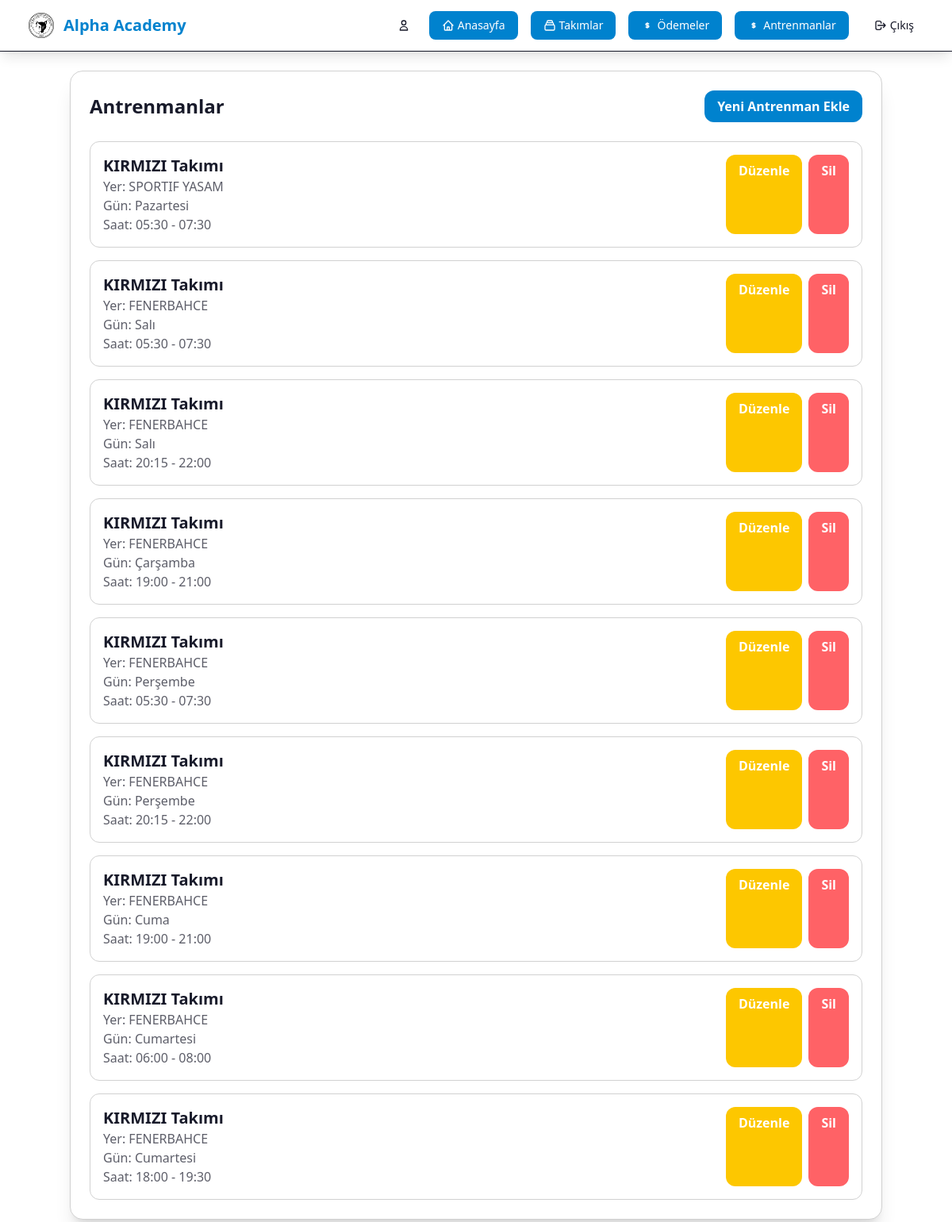
The app's page /teams/trainings/ (signed in) with its own data.
### team/models.py (models this page shows, shortened)
class Training (models.Model):
    LOCATIONS = [
            ('TOBB', 'TOBB'),
            ('AYTEN SABAN', 'AYTEN SABAN'),
            ('SPORTIF YASAM', 'SPORTIF YASAM'),
            ('FENERBAHCE', 'FENERBAHCE'),
            ('Diğer', 'Diğer'),]
    DAYS_OF_WEEK = [
            (1, 'Pazartesi'),
            (2, 'Salı'),
            (3, 'Çarşamba'),
            (4, 'Perşembe'),
            (5, 'Cuma'),
            (6, 'Cumartesi'),
            (7, 'Pazar'),
        ]
    """
    Model for team training sessions
    """
    team = models.ForeignKey(Team, on_delete=models.CASCADE, related_name='trainings', verbose_name='Takım')
    day_of_week = models.IntegerField(verbose_name='Gün', choices=DAYS_OF_WEEK)  # 0=Monday, 6=Sunday
    time = models.TimeField(verbose_name='Saat')
    end_time = models.TimeField(verbose_name='Bitiş Saati', blank=True, null=True)
    location = models.CharField(max_length=200, verbose_name='Lokasyon',
                                choices=LOCATIONS)
    trainer = models.ForeignKey(settings.AUTH_USER_MODEL, on_delete=models.SET_NULL, null=True, blank=True, related_name='trainings', verbose_name='Antrenör')
    notes = models.TextField(blank=True, null=True, verbose_name='Notlar')
    created_at = models.DateTimeField(auto_now_add=True)
    updated_at = models.DateTimeField(auto_now=True)
    class Meta:
        verbose_name = 'Antrenman'
        verbose_name_plural = 'Antrenmanlar'
        ordering = ['-day_of_week', 'time']

class Team(models.Model):
    name = models.CharField(max_length=100, verbose_name='Takım Adı')
    description = models.TextField(blank=True, null=True, verbose_name='Açıklama')
    logo = models.ImageField(upload_to='team_logos/', blank=True, null=True, verbose_name='Logo')
    founded_date = models.DateField(blank=True, null=True, verbose_name='Kuruluş Tarihi')
    created_at = models.DateTimeField(auto_now_add=True)
    updated_at = models.DateTimeField(auto_now=True)
    class Meta:
        verbose_name = 'Takım'
        verbose_name_plural = 'Takımlar'
        ordering = ['name']

### team/views.py (the view)
# urls.py: path("trainings/", TrainingListAPIView.as_view(), name="training_list"),
@login_required
@staff_member_required
def training_list(request):
    trainings = Training.objects.select_related('team').order_by('day_of_week', 'time')
    context = {
        'trainings': trainings,
        'title': 'Antrenmanlar'
    }
    return render(request, 'team/training_list.html', context)

### team/templates/team/training_list.html (shortened to what this page needs)
{% extends "user/base.html" %}
{% load static %}
{% block content %}
    <div class="max-w-5xl mx-auto bg-base-100 rounded-2xl shadow-xl p-6 border border-base-300">
        <div class="flex items-center justify-between mb-6">
            <h2 class="text-2xl font-bold">Antrenmanlar</h2>
            <a href="{% url 'team:training_create' %}" class="bg-primary text-primary-content font-bold py-2 px-4 rounded-xl hover:bg-primary-focus transition-all duration-300">Yeni Antrenman Ekle</a>
        </div>
        <div class="space-y-4">
            {% for training in trainings %}
                <div class="p-4 border border-base-300 rounded-xl hover:shadow-lg transition-all duration-300">
                    <div class="flex items  justify-between">
                        <div>
                            <h3 class="text-xl font-bold">{{ training.team.name }} Takımı</h3>
                            <p class="text-base-content/70">Yer: {{ training.location }}</p>
                            <p class="text-base-content/70">Gün: {{ training.get_day_of_week_display }}</p>
                            <p class="text-base-content/70">Saat: {{ training.time|time:"H:i" }}{% if training.end_time %} - {{ training.end_time|time:"H:i" }}{% endif %}</p>
                        </div>
                        <div class="flex space-x-2">
                            <a href="{% url 'team:training_update' training.id %}" class="bg-warning text-white font-bold py-2 px-4 rounded-xl hover:bg-warning transition-all duration-300">Düzenle</a>
                            <a href="{% url 'team:training_delete' training.id %}" class="bg-error text-white font-bold py-2 px-4 rounded-xl hover:bg-error transition-all duration-300">Sil</a>
                        </div>
                    </div>
                </div>
            {% empty %}
                <p class="text-base-content/70">Henüz antrenman eklenmemiş.</p>
            {% endfor %}
        </div>
    </div>
{% endblock %}

### records on screen
Training: team.name "KIRMIZI", location "SPORTIF YASAM", day_of_week "Pazartesi", time "05:30", end_time "07:30"
Training: team.name "KIRMIZI", location "FENERBAHCE", day_of_week "Salı", time "05:30", end_time "07:30"
Training: team.name "KIRMIZI", location "FENERBAHCE", day_of_week "Salı", time "20:15", end_time "22:00"
Training: team.name "KIRMIZI", location "FENERBAHCE", day_of_week "Çarşamba", time "19:00", end_time "21:00"
Training: team.name "KIRMIZI", location "FENERBAHCE", day_of_week "Perşembe", time "05:30", end_time "07:30"
Training: team.name "KIRMIZI", location "FENERBAHCE", day_of_week "Perşembe", time "20:15", end_time "22:00"
Training: team.name "KIRMIZI", location "FENERBAHCE", day_of_week "Cuma", time "19:00", end_time "21:00"
Training: team.name "KIRMIZI", location "FENERBAHCE", day_of_week "Cumartesi", time "06:00", end_time "08:00"
Training: team.name "KIRMIZI", location "FENERBAHCE", day_of_week "Cumartesi", time "18:00", end_time "19:30"
